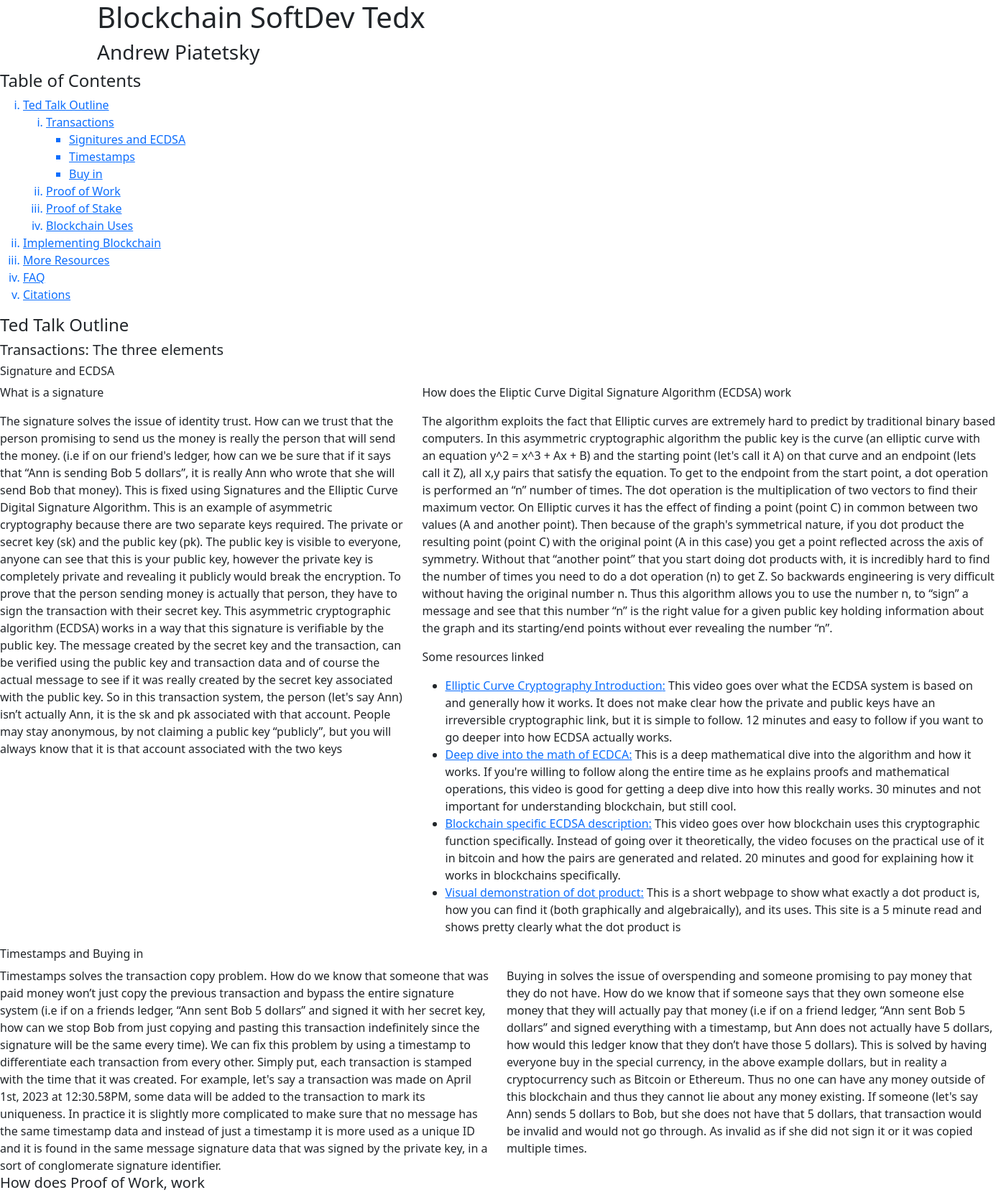
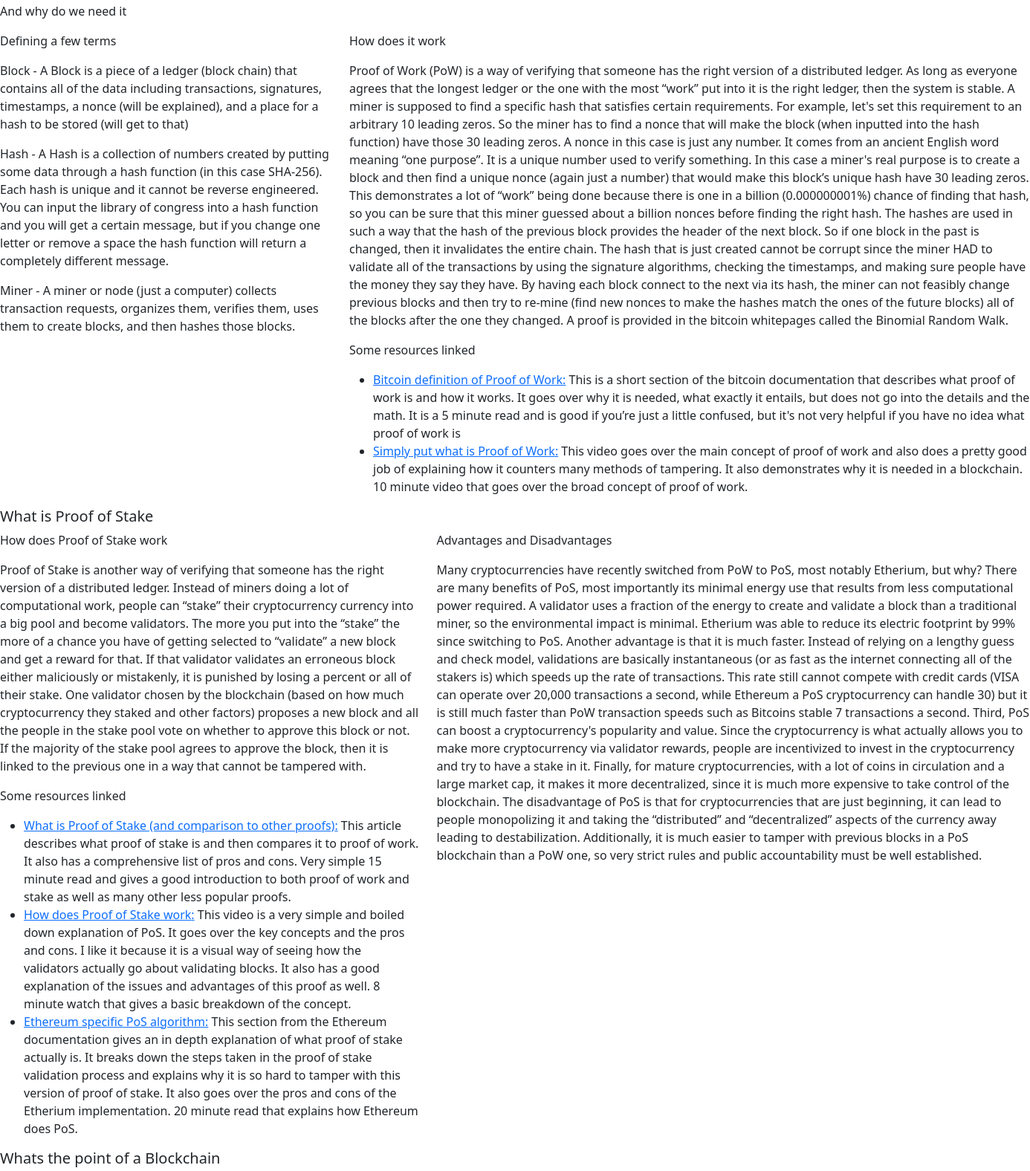
The app's page /onepager (upper part) with its own data (2 pictures, top to bottom).
### tables this page shows
CREATE TABLE resources (
link PRIMARY KEY,
name,
desc,
category
);

### __init__.py (the view)
@app.route("/onepager")
def page():
    data = {}
    resources = db.get_resources()
    for _,_,files in os.walk("data"):
        for f in files:
            if "txt" not in f:
                files.remove(f)
    for f in files:
        data[f[:-4]] = db.parse_text(f)
        if f == "pow.txt":
            data[f[:-4]][0] = data[f[:-4]][0].split("\n")
    pprint(data)
    return render_template("home_page.html", data=data, resources=resources)

### db.py (called while the page is built)
def parse_text(filename):
    FILE_PATH = "data/" + filename
    with open(FILE_PATH,"r") as f:
        data = f.read()
        f.close()
    processed_data = data.split("\n\n\n")
    return processed_data

def connect():
    FILE_PATH="data/tables.db"
    db = sqlite3.connect(FILE_PATH) #open if file exists, otherwise create
    c = db.cursor()               #facilitate db ops -- you will use cursor to trigger db events
    return (c, db)

def disconnect(db):
    db.commit() #save changes
    db.close()  #close database

def get_resources():
    c,db = connect()
    resources = c.execute(f"SELECT * FROM resources").fetchall()
    disconnect(db)
    return resources

### templates/home_page.html (shortened to what this page needs)
<!doctype html>
<html>
    <head>
        <link href="https://cdn.jsdelivr.net/npm/bootstrap@5.2.3/dist/css/bootstrap.min.css" rel="stylesheet">
        <link rel="stylesheet" href=".../static/css/style.css">
    </head>
    <body>
        <div class="container">
            <div class="jumbotron">
                <h1>Blockchain SoftDev Tedx</h1>
                <h3>Andrew Piatetsky</h3>
            </div>
        </div>
        <div>
            <h4>Table of Contents</h4>
            <ol type="i">
                <div>
                    <a href="#outline"><li>Ted Talk Outline</li></a>
                    <ol type="i">
                        <a href="#transactions"><li>Transactions</li></a>
                        <ul>
                            <a href="#sign"><li>Signitures and ECDSA</li></a>
                            <a href="#time"><li>Timestamps</li></a>
                            <a href="#time"><li>Buy in</li></a>
                        </ul>
                        <a href="#pow"><li>Proof of Work</li></a>
                        <a href="#pos"><li>Proof of Stake</li></a>
                        <a href="#uses"><li>Blockchain Uses</li></a>
                    </ol>
                </div>
                <a href="#implement"><li>Implementing Blockchain</li></a>
                <a href="#more"><li>More Resources</li></a>
                <a href="/onepager/faqs"><li>FAQ</li></a>
                <a href="/onepager/citations"><li>Citations</li></a>
            </ol>
        </div>
        <div>
            <div>
                <h4 id="outline">Ted Talk Outline</h4>
                <div>
                    <h5 id="transactions">Transactions: The three elements</h5>
                    <div>
                        <h6 id="sign">Signature and ECDSA</h6>
                        <div class="row">
                            <div class="col-sm-5">
                                <p>What is a signature</p>
                                <p> {{  data["signatures"][0]  }}</p>
                            </div>
                            <div class="col-sm-7">
                                <p>How does the Eliptic Curve Digital Signature Algorithm (ECDSA) work</p>
                                <p> {{  data["signatures"][1]  }} </p>
                                <div>
                                    <p>Some resources linked</p>
                                    <ul>
                                        {% for r in resources %}
                                            {% if r[3] == "signature"  %}
                                                <a href={{r[0]}}><li> {{ r[1] }}:</a> {{ r[2] }} </li>
                                            {% endif %}
                                        {% endfor %}
                                    </ul>
                                </div>
                            </div>
                        </div>
                    </div>
                    <h6 id="time"> Timestamps and Buying in</h6>
                    <div class="row">
                        {% for paragraph in data["transactions"] %}
                            <div class="col-sm-6"> {{ paragraph }} </div>
                        {% endfor %}
                    </div>
                </div>
                <div>
                    <h5 id="pow">How does Proof of Work, work</h5>
                    <p>And why do we need it</p>
                    <div class="row">
                        <div class="col-sm-4">
                            <p>Defining a few terms</p>
                            {% for term in data["pow"][0] %}
                                <p> {{ term }}</p>
                            {% endfor %}
                        </div>
                        <div class="col-sm-8">
                            <p>How does it work</p>
                            <p> {{ data["pow"][1] }}</p>
                            <div>
                                <p>Some resources linked</p>
                                <ul>
                                    {% for r in resources %}
                                        {% if r[3] == "pow"  %}
                                            <a href={{r[0]}}><li> {{ r[1] }}:</a> {{ r[2] }} </li>
                                        {% endif %}
                                    {% endfor %}
                                </ul>
                            </div>
                        </div>
                    </div>
                </div>
                <div>
                    <h5 id="pos">What is Proof of Stake</h5>
                    <div class="row">
                        <div class="col-sm-5">
                            <p>How does Proof of Stake work</p>
                            <p> {{ data["pos"][0] }}</p>
                            <div>
                                <p>Some resources linked</p>
                                <ul>
                                    {% for r in resources %}
                                        {% if r[3] == "pos"  %}
                                            <a href={{r[0]}}><li> {{ r[1] }}:</a> {{ r[2] }} </li>
                                        {% endif %}
                                    {% endfor %}
                                </ul>
                            </div>
                        </div>
                        <div class="col-sm-7">
                            <p>Advantages and Disadvantages</p>
                            <p> {{ data["pos"][1] }}</p>
                        </div>
                    </div>
                </div>
                <div>
                    <h5 id="uses">Whats the point of a Blockchain</h5>
                </div>
            </div>
        </div>
    </body>
</html>

### records on screen
resources: name "Elliptic Curve Cryptography Introduction", desc "This video goes over what the ECDSA system is based on and generally how it works. It does not make clear how the private and public keys have an irreversible cryptographic link, but it is simple to follow. 12 minutes and easy to follow if you want to go deeper into how ECDSA actually works."
resources: name "Deep dive into the math of ECDCA", desc "This is a deep mathematical dive into the algorithm and how it works. If you're willing to follow along the entire time as he explains proofs and mathematical operations, this video is good for getting a deep dive into how this really works. 30 minutes and not important for understanding blockchain, but still cool."
resources: name "Blockchain specific ECDSA description", desc "This video goes over how blockchain uses this cryptographic function specifically. Instead of going over it theoretically, the video focuses on the practical use of it in bitcoin and how the pairs are generated and related. 20 minutes and good for explaining how it works in blockchains specifically."
resources: name "Visual demonstration of dot product", desc "This is a short webpage to show what exactly a dot product is, how you can find it (both graphically and algebraically), and its uses. This site is a 5 minute read and shows pretty clearly what the dot product is"
resources: name "Bitcoin definition of Proof of Work", desc "This is a short section of the bitcoin documentation that describes what proof of work is and how it works. It goes over why it is needed, what exactly it entails, but does not go into the details and the math. It is a 5 minute read and is good if you’re just a little confused, but it's not very helpful if you have no idea what proof of work is"
resources: name "Simply put what is Proof of Work", desc "This video goes over the main concept of proof of work and also does a pretty good job of explaining how it counters many methods of tampering. It also demonstrates why it is needed in a blockchain. 10 minute video that goes over the broad concept of proof of work."
resources: name "What is Proof of Stake (and comparison to other proofs)", desc "This article describes what proof of stake is and then compares it to proof of work. It also has a comprehensive list of pros and cons. Very simple 15 minute read and gives a good introduction to both proof of work and stake as well as many other less popular proofs."
resources: name "How does Proof of Stake work", desc "This video is a very simple and boiled down explanation of PoS. It goes over the key concepts and the pros and cons. I like it because it is a visual way of seeing how the validators actually go about validating blocks. It also has a good explanation of the issues and advantages of this proof as well. 8 minute watch that gives a basic breakdown of the concept."
resources: name "Ethereum specific PoS algorithm", desc "This section from the Ethereum documentation gives an in depth explanation of what proof of stake actually is. It breaks down the steps taken in the proof of stake validation process and explains why it is so hard to tamper with this version of proof of stake. It also goes over the pros and cons of the Etherium implementation. 20 minute read that explains how Ethereum does PoS."

### other values on screen
{{ term }} "Miner - A miner or node (just a computer) collects transaction requests, organizes them, verifies them, uses them to create blocks, and then hashes those blocks."
